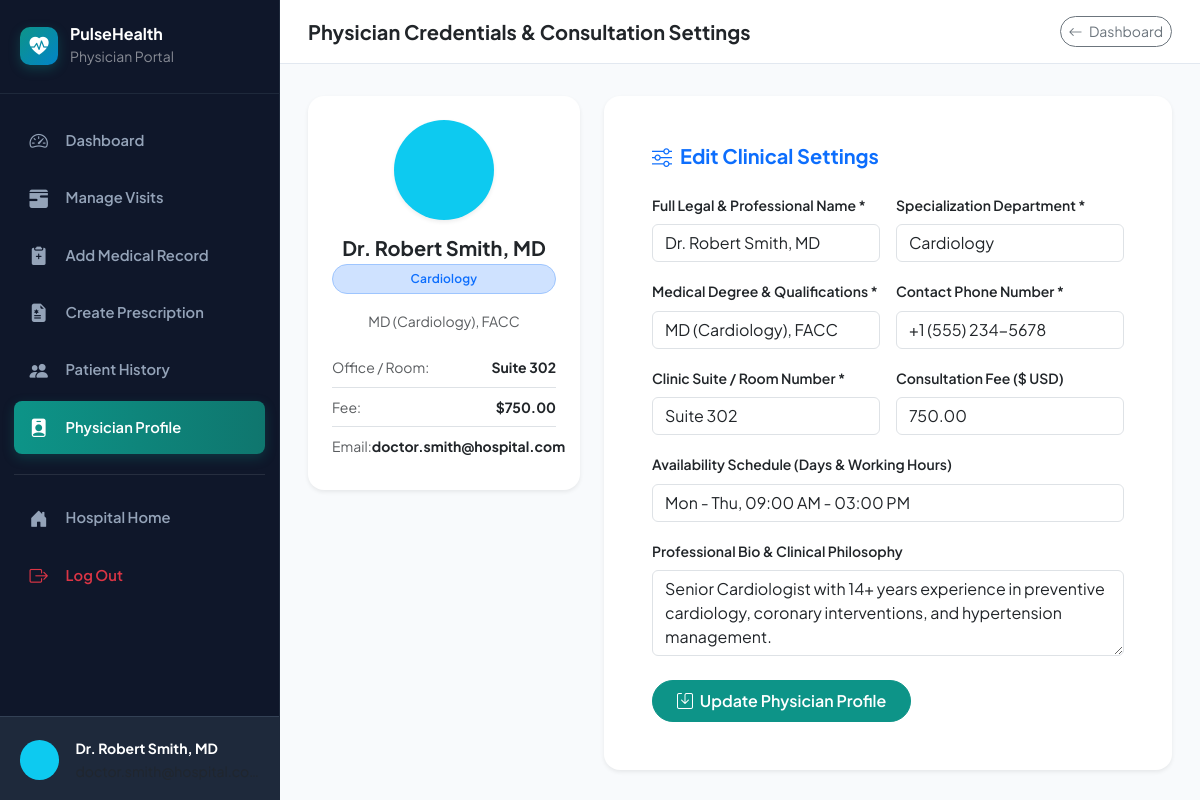
Page /doctor/profile.php (signed in) on the committed database.
### tables this page shows
CREATE TABLE IF NOT EXISTS `doctors` (
    `id` INT AUTO_INCREMENT PRIMARY KEY,
    `user_id` INT NOT NULL,
    `full_name` VARCHAR(100) NOT NULL,
    `specialization` VARCHAR(100) NOT NULL,
    `qualification` VARCHAR(100) NOT NULL,
    `phone` VARCHAR(20) NOT NULL,
    `room_no` VARCHAR(20) NOT NULL,
    `consultation_fee` DECIMAL(8, 2) NOT NULL DEFAULT 500.00,
    `bio` TEXT NULL,
    `available_days` VARCHAR(100) DEFAULT 'Mon - Fri, 09:00 AM - 05:00 PM',
    `created_at` TIMESTAMP DEFAULT CURRENT_TIMESTAMP,
    FOREIGN KEY (`user_id`) REFERENCES `users`(`id`) ON DELETE CASCADE
);

CREATE TABLE IF NOT EXISTS `users` (
    `id` INT AUTO_INCREMENT PRIMARY KEY,
    `username` VARCHAR(60) NOT NULL UNIQUE,
    `email` VARCHAR(100) NOT NULL UNIQUE,
    `password` VARCHAR(255) NOT NULL,
    `role` ENUM('admin', 'doctor', 'patient') NOT NULL,
    `status` ENUM('active', 'inactive') DEFAULT 'active',
    `created_at` TIMESTAMP DEFAULT CURRENT_TIMESTAMP
);

### doctor/profile.php (the view, shortened to what this page needs)
<?php
require_once __DIR__ . '/../config/db.php';
$doctorId = $_SESSION['doctor_id'] ?? 0;
$doctor = [];
try {
    $stmt = $pdo->prepare("SELECT d.*, u.email, u.username FROM doctors d JOIN users u ON d.user_id = u.id WHERE d.id = ?");
    $stmt->execute([$doctorId]);
    $doctor = $stmt->fetch();
} catch (Exception $e) {
}
include __DIR__ . '/../includes/header.php';
?>
<div class="portal-wrapper">
    <?php include __DIR__ . '/sidebar.php'; ?>
    <div class="portal-content">
        <header class="portal-topbar">
            <div class="d-flex align-items-center gap-3">
                <h5 class="mb-0 fw-bold text-dark">Physician Credentials & Consultation Settings</h5>
            </div>
            <a href="dashboard.php" class="btn btn-sm btn-outline-secondary rounded-pill">
                <i class="bi bi-arrow-left me-1"></i> Dashboard
            </a>
        </header>
        <main class="portal-main">
            <div class="row g-4">
                <div class="col-lg-4">
                    <div class="card border-0 shadow-sm rounded-4 text-center p-4">
                        <div class="d-flex justify-content-center mb-3">
                            <div class="bg-info text-white rounded-circle d-flex align-items-center justify-content-center fs-1 shadow-sm" style="width: 100px; height: 100px;">
                            </div>
                        </div>
                        <h5 class="fw-bold mb-1"><?= htmlspecialchars($doctor['full_name'] ?? 'Doctor') ?></h5>
                        <div class="badge bg-primary-subtle text-primary border border-primary-subtle px-3 py-2 rounded-pill mb-3">
                            <?= htmlspecialchars($doctor['specialization'] ?? 'Specialist') ?>
                        </div>
                        <p class="text-muted small mb-3"><?= htmlspecialchars($doctor['qualification'] ?? '') ?></p>
                        <ul class="list-group list-group-flush text-start small">
                            <li class="list-group-item d-flex justify-content-between px-0">
                                <span class="text-muted">Office / Room:</span>
                                <strong><?= htmlspecialchars($doctor['room_no'] ?? '') ?></strong>
                            </li>
                            <li class="list-group-item d-flex justify-content-between px-0">
                                <span class="text-muted">Fee:</span>
                                <strong>$<?= htmlspecialchars($doctor['consultation_fee'] ?? '500.00') ?></strong>
                            </li>
                            <li class="list-group-item d-flex justify-content-between px-0">
                                <span class="text-muted">Email:</span>
                                <strong><?= htmlspecialchars($doctor['email'] ?? '') ?></strong>
                            </li>
                        </ul>
                    </div>
                </div>
                <div class="col-lg-8">
                    <div class="card border-0 shadow-sm rounded-4 p-4 p-md-5">
                        <h5 class="fw-bold mb-4 text-primary"><i class="bi bi-sliders me-2"></i>Edit Clinical Settings</h5>
                        <form method="POST" action="profile.php">
                            <div class="row g-3">
                                <div class="col-md-6">
                                    <label class="form-label small fw-semibold">Full Legal & Professional Name *</label>
                                    <input type="text" name="full_name" class="form-control" required value="<?= htmlspecialchars($doctor['full_name'] ?? '') ?>">
                                </div>
                                <div class="col-md-6">
                                    <label class="form-label small fw-semibold">Specialization Department *</label>
                                    <input type="text" name="specialization" class="form-control" required value="<?= htmlspecialchars($doctor['specialization'] ?? '') ?>">
                                </div>
                                <div class="col-md-6">
                                    <label class="form-label small fw-semibold">Medical Degree & Qualifications *</label>
                                    <input type="text" name="qualification" class="form-control" required value="<?= htmlspecialchars($doctor['qualification'] ?? '') ?>">
                                </div>
                                <div class="col-md-6">
                                    <label class="form-label small fw-semibold">Contact Phone Number *</label>
                                    <input type="tel" name="phone" class="form-control" required value="<?= htmlspecialchars($doctor['phone'] ?? '') ?>">
                                </div>
                                <div class="col-md-6">
                                    <label class="form-label small fw-semibold">Clinic Suite / Room Number *</label>
                                    <input type="text" name="room_no" class="form-control" required value="<?= htmlspecialchars($doctor['room_no'] ?? '') ?>">
                                </div>
                                <div class="col-md-6">
                                    <label class="form-label small fw-semibold">Consultation Fee ($ USD)</label>
                                    <input type="number" step="0.01" name="consultation_fee" class="form-control" required value="<?= htmlspecialchars($doctor['consultation_fee'] ?? '500.00') ?>">
                                </div>
                                <div class="col-12">
                                    <label class="form-label small fw-semibold">Availability Schedule (Days & Working Hours)</label>
                                    <input type="text" name="available_days" class="form-control" value="<?= htmlspecialchars($doctor['available_days'] ?? 'Mon - Fri, 09:00 AM - 05:00 PM') ?>">
                                </div>
                                <div class="col-12">
                                    <label class="form-label small fw-semibold">Professional Bio & Clinical Philosophy</label>
                                    <textarea name="bio" class="form-control" rows="3"><?= htmlspecialchars($doctor['bio'] ?? '') ?></textarea>
                                </div>
                                <div class="col-12 mt-4">
                                    <button type="submit" class="btn btn-primary rounded-pill px-4 py-2 fw-semibold">
                                        <i class="bi bi-save me-1"></i> Update Physician Profile
                                    </button>
                                </div>
                            </div>
                        </form>
                    </div>
                </div>
            </div>
        </main>
    </div>
</div>
</body>
</html>

### assets/css/style.css (style rules this page uses)
:root { --primary: #0d9488; --primary-dark: #0f766e; --primary-light: #ccfbf1; --secondary: #0284c7; --secondary-dark: #0369a1; --accent: #f59e0b; --danger: #ef4444; --success: #10b981; --bg-main: #f8fafc; --card-bg: #ffffff; --text-dark: #0f172a; --text-muted: #64748b; --border-color: #e2e8f0; --radius-sm: 8px; --radius-md: 14px; --radius-lg: 20px; --shadow-sm: 0 1px 3px rgba(15, 23, 42, 0.06); --shadow-md: 0 4px 20px -2px rgba(15, 23, 42, 0.08); --shadow-lg: 0 12px 30px -4px rgba(15, 23, 42, 0.12); --transition: all 0.25s cubic-bezier(0.16, 1, 0.3, 1); }
body { font-family: 'Plus Jakarta Sans', -apple-system, BlinkMacSystemFont, "Segoe UI", Roboto, sans-serif; background-color: var(--bg-main); color: var(--text-dark); margin: 0; padding: 0; overflow-x: hidden; line-height: 1.6; }
.portal-wrapper { display: flex; min-height: 100vh; background: var(--bg-main); }
.portal-content { flex-grow: 1; display: flex; flex-direction: column; overflow-x: hidden; }
.portal-topbar { background: #ffffff; border-bottom: 1px solid var(--border-color); padding: 1rem 1.75rem; display: flex; align-items: center; justify-content: space-between; }
.portal-main { padding: 2rem 1.75rem; flex-grow: 1; }
.btn-primary { background-color: var(--primary); border-color: var(--primary); font-weight: 600; }
.badge { font-weight: 600; letter-spacing: 0.2px; }

### rows in the picture
doctors: full_name "Dr. Robert Smith, MD", specialization "Cardiology", qualification "MD (Cardiology), FACC", room_no "Suite 302", consultation_fee "750.00", user.email "doctor.smith@hospital.com", phone "+1 (555) 234-5678", available_days "Mon - Thu, 09:00 AM - 03:00 PM", bio "Senior Cardiologist with 14+ years experience in preventive cardiology, coronary interventions, and hypertension management."

### other values in the picture
APP_NAME "PulseHealth"
$doctorName "Dr. Robert Smith, MD"
